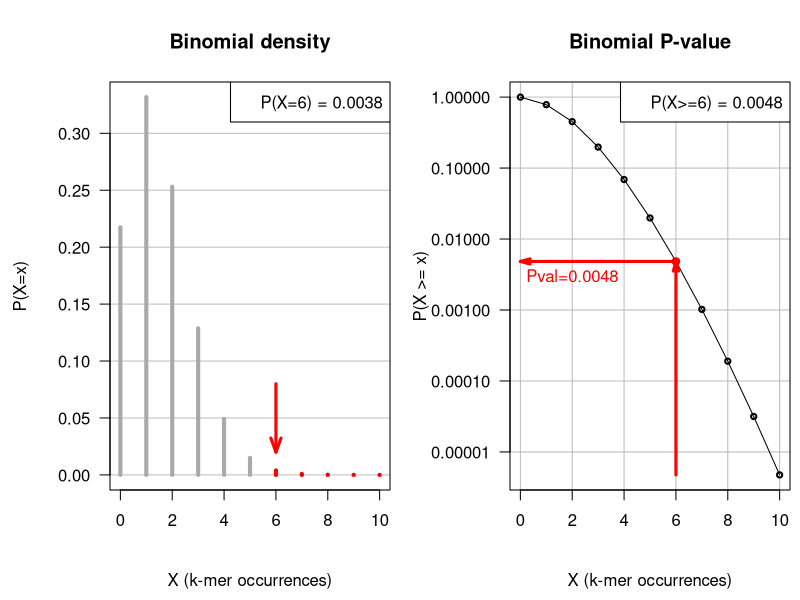

Recreate this plot in R. (Note: this script raises an error after producing the figure.)
## ---- chunk 1
library(knitr)

options(width = 300)
# options(encoding = 'UTF-8')
knitr::opts_chunk$set(
  fig.width = 7, fig.height = 5, 
  fig.path = 'figures/07_tests_multiples',
  fig.align = "center", 
  size = "tiny", 
  echo = FALSE, eval = TRUE, 
  warning = FALSE, message = FALSE, 
  results = TRUE, comment = "")

options(scipen = 12) ## Max number of digits for non-scientific notation
# knitr::asis_output("\\footnotesize")

## ---- chunk 2
## ##############################################################
## Significance of k-mer over-representation with the binomial distribution
##
## Author: Jacques van Helden

L <- 100000 ## sequence length
k <- 8 ## motif length
x <- 6 ## Observed occurrences

## Parameters of the binomial
N <- L - k + 1 ## Number of possible positions for a k-mer
p.r <- 0.25 ## Residue probability
p.M <- p.r^k  ## Prior probability of k-mer M, assuming equiprobable nucleotides

## Expected number of occurrences;
m <- N * p.M ## Expected occurrences of the k-mer M
## print(m) 
## Answer: 1.525772

## The P-value is the right tail of the distribution, inclusive
P.val <- pbinom(x - 1, size = N, prob = p.M, lower.tail = F) 
## print(P.val)
## Answer: 0.004830556

## The E-value is the product of the P-value by the number of tests
T <- 4^k ## Number of tests
E.val <- T * P.val
## print(E.val)
## Answer: 316.5753

## -Rate (FWER): probability to osberve 
## at least one FP among all the octanucleotides.
P.noFP.one.test <- (1 - P.val)
P.noFP.all.tests <- (1 - P.val)^T
## print(P.noFP.all.tests) 
## Answer: 1.513383e-138

FWER <- 1 - (1 - P.val)^T
## print(FWER) 
## The result is printed as 1, since the first difference occurs at the 138th decimal. 

## A more suitable way to compute the FWER 
## is to use the binomial dCDF 
## to compute the probability to have at least one FP in a series of T tests
FWER <- pbinom(0, prob = P.val, size = T, lower.tail = F) 
## print(FWER)
## Answer: 1
##
## In this case it makes no difference because the FPR is too close
## from 1.
## ---- chunk 3
par.ori <- par(no.readonly = TRUE)
par(mfrow = c(1, 2))
par(mar = c(5.5, 5.5, 4.1, 0.5))
par(mgp = c(4, 1, 0))
par(las = 1)

## ##############################################################
## Plot a binomial distribution with the para)meters
x.values <- 0:10

## density plot
density <- dbinom(x.values, N, p.M)
#x.shifted <- x.values -0.5
plot(x.values, density, 
     log = '', lwd = 4, col = "darkgray",
     xlab = 'X (k-mer occurrences)', 
     ylab = "", las = 1, 
     main = 'Binomial density', type = 'h', 
     panel.first = abline(h = seq(0, 0.3, 0.05), col = "#BBBBBB"))
title(ylab = "P(X=x)", mgp = c(4, 1, 0))

lines(x.values[x.values >= x], 
      density[x.values >= x], 
      col = "red", type = "h", lwd = 4)
     
# plot(x.shifted, density, 
#      log = '', 
#      xlab = 'Number of occurrences', 
#      ylab = 'Binomial density', type = 's', 
#      panel.first = grid(col = '#BBBBBB', lty = 'solid'))
arrows(x, 0.08, x, 0.02, length = 0.15, angle = 20, code = 2, lwd = 3, col = "red")
#text(x, 0.08, labels = paste(sep = "", "P(X=6) = ", signif(digits = 2, dbinom(x, N, p.M))), pos = 3)
legend("topright", paste(sep = "", "P(X=6) = ", signif(digits = 2, dbinom(x, N, p.M))), bty = "o", bg = "white")

## dCDF plot
P.values <- pbinom(x.values - 1, N, p.M, lower.tail = F)
plot(x.values, 
     P.values, lwd = 1, las = 1, 
     log = 'y', main = "Binomial P-value", 
     xlab = 'X (k-mer occurrences)', 
     ylab = '', type = 'l', panel.first = grid(col = '#BBBBBB', lty = 'solid'))
title(ylab = "P(X >= x)", mgp = c(4, 1, 0))
points(x.values, P.values, 
       pch = 1, lwd = 2, cex = 0.7)
arrows(x, min(P.values), x, P.val, 
       col = 'red', 
       length = 0.1, angle = 15, code = 2, lwd = 3)
arrows(x, P.val, 0, P.val, 
       col = 'red', 
       length = 0.1, angle = 15, code = 2, lwd = 3)
text(2, P.val, 
     labels = paste(sep = "", "Pval=", signif(P.val, digits = 2)), 
     col = "red",
     pos = 1)
legend("topright", paste(sep = "", "P(X>=6) = ", signif(digits = 2, P.val)), bty = "o", bg = "white")

points(x.values[x.values == x], 
       P.values[x.values == x], 
       pch = 19, col = "red")

par(par.ori)

## ---- chunk 4
include_graphics("images/Rioualen_2018_ChIP-seq_RNA-seq.png")
## ---- chunk 5
G <- 4e+6 ## Genome size
N <- 1e+6 ## NGS library size
w <- 200 ## window size
x <- 70 ## Reads over the considered genomic window


T <- G / w ## Number of genomic windows  
x.exp <- N / T ## Expected reads per window


## P-value
P <- ppois(q = x - 1, lambda = x.exp, lower.tail = FALSE)
E <- P * T ## E-value


## ---- chunk 6
alpha <- 0.05
